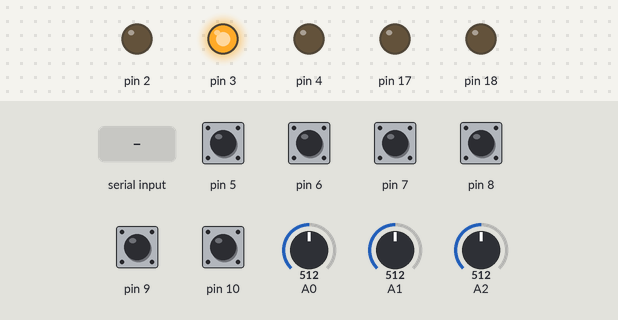
This sketch was run on a simulated Arduino Uno, built with avr-gcc and run on an emulated ATmega328P. Shown: output pins drawn as LEDs (lit = HIGH). Inputs (shaded band) come from the test bench; at power-on: pin 5–10 HIGH, A0 = 512, A1 = 512, A2 = 512. What the sketch prints to the serial monitor is not drawn.

Above: at 1.2 s.
1.3 s: "1" received over Serial
Timing chart, 0 to 4.3 s (numbered marks = the images above; inputs shaded):
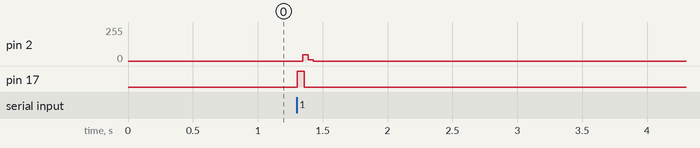

The sketch:

PVcommunicate_slave.ino
```cpp
#include <wiring_private.h>
#include <PV_comdis.h>
#include <MsTimer2.h>
#include <TimerOne.h>
//#include <EEPROM.h>

PV pv;

void respheartbeat(){
  pv.generatepacket();
  Serial.println("resp heartbeat!");
  MsTimer2::stop();
}

void errorDisconnect(){
  if(++pv.loopcounter >60){
  //Serial.println("disconnect by no heartbeat");
    digitalWrite(harvest,LOW);
    digitalWrite(relay,HIGH);
    digitalWrite(LED_RX,HIGH);
    digitalWrite(LED_TX,HIGH);
    pv.loopcounter = 0;
  }
}

void setup(){
  Serial.begin(115200);
  Serial.println("Starting...");
  pinMode(L_DRIVE,OUTPUT);
  pinMode(relay,OUTPUT);
  pinMode(harvest,OUTPUT);
  //つねにON
  digitalWrite(harvest,HIGH);
  pinMode(LED_TX,OUTPUT);
  pinMode(LED_RX,OUTPUT);
  pinMode(SW_BIT0,INPUT_PULLUP);
  pinMode(SW_BIT1,INPUT_PULLUP);
  pinMode(SW_BIT2,INPUT_PULLUP);
  pinMode(SW_BIT3,INPUT_PULLUP);
  pinMode(SW_BIT4,INPUT_PULLUP);
  pinMode(SW_BIT5,INPUT_PULLUP);
  sbi(ADCSRA, ADPS2);
  cbi(ADCSRA, ADPS1);
  cbi(ADCSRA, ADPS0);
  pv.getstatus();
  pv.showstatus();
  Serial.println("please enter dist ID and command");
  Serial.println("command 1-datareq 3-communicate");

  //heartbeatがなかった場合にerrordisconectを送信
  //timer1.initializeがheartbeart受信時に上書きされるか？
  Timer1.initialize(1000000L);
  Timer1.attachInterrupt(errorDisconnect);

  //heartbeat受信後一定時間待って返答
  //heartbeat受信時にrecoveryは行う
  MsTimer2::set(pv.waitID(),respheartbeat);
  MsTimer2::stop();

  //delay(1000);
  /*
  for(int a = 0;a<256;a++){
    EEPROM.write(a,a);
  }
  */

  while(Serial.available()>0){
    Serial.println(Serial.available());
    Serial.read();
  }
}

void loop(){
  pv.resvPacket();
}
```

Measured:
- after the input at 1.3 s, pin 2: 0/255 → 48/255 after 0.05 s, → 8/255 0.04 s later, → 0/255 0.04 s later; pin 17: LOW → HIGH at once, → LOW 0.05 s later
